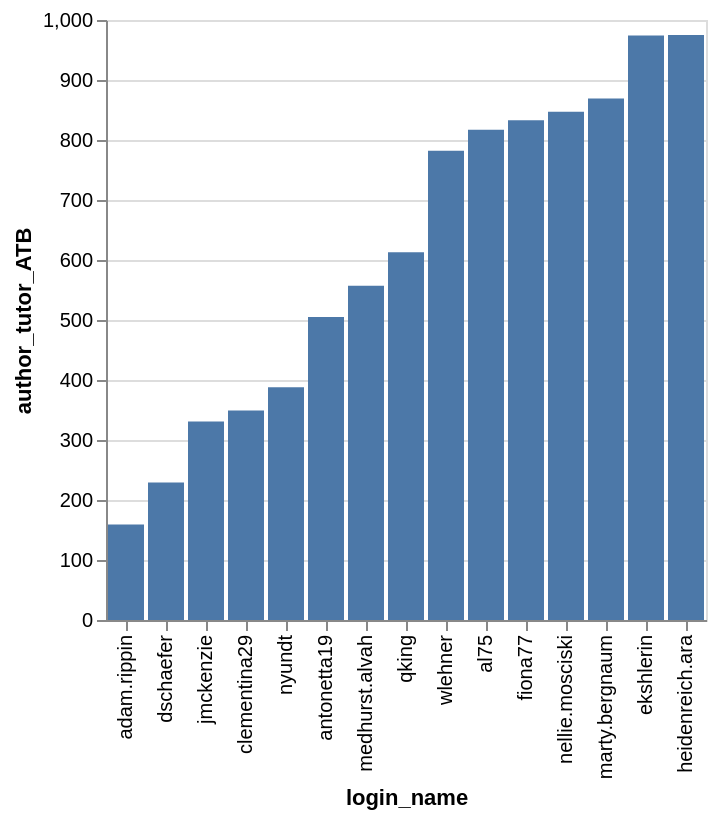

Write a Vega-Lite specification for this figure.
### Vega-Lite specification from a JSON file in a GitHub repository (floating-point values rounded to 4 significant figures)
{"data": {"values": [{"x_data": "al75", "y_data": 817}, {"x_data": "jmckenzie", "y_data": 331}, {"x_data": "dschaefer", "y_data": 229}, {"x_data": "clementina29", "y_data": 349}, {"x_data": "adam.rippin", "y_data": 159}, {"x_data": "fiona77", "y_data": 833}, {"x_data": "antonetta19", "y_data": 505}, {"x_data": "wlehner", "y_data": 782}, {"x_data": "medhurst.alvah", "y_data": 557}, {"x_data": "marty.bergnaum", "y_data": 869}, {"x_data": "qking", "y_data": 613}, {"x_data": "heidenreich.ara", "y_data": 975}, {"x_data": "ekshlerin", "y_data": 974}, {"x_data": "nellie.mosciski", "y_data": 847}, {"x_data": "nyundt", "y_data": 388}]}, "mark": "bar", "encoding": {"x": {"field": "x_data", "type": "nominal", "title": "login_name", "sort": {"op": "sum", "field": "y_data", "order": "ascending"}}, "y": {"field": "y_data", "type": "quantitative", "title": "author_tutor_ATB"}}}
